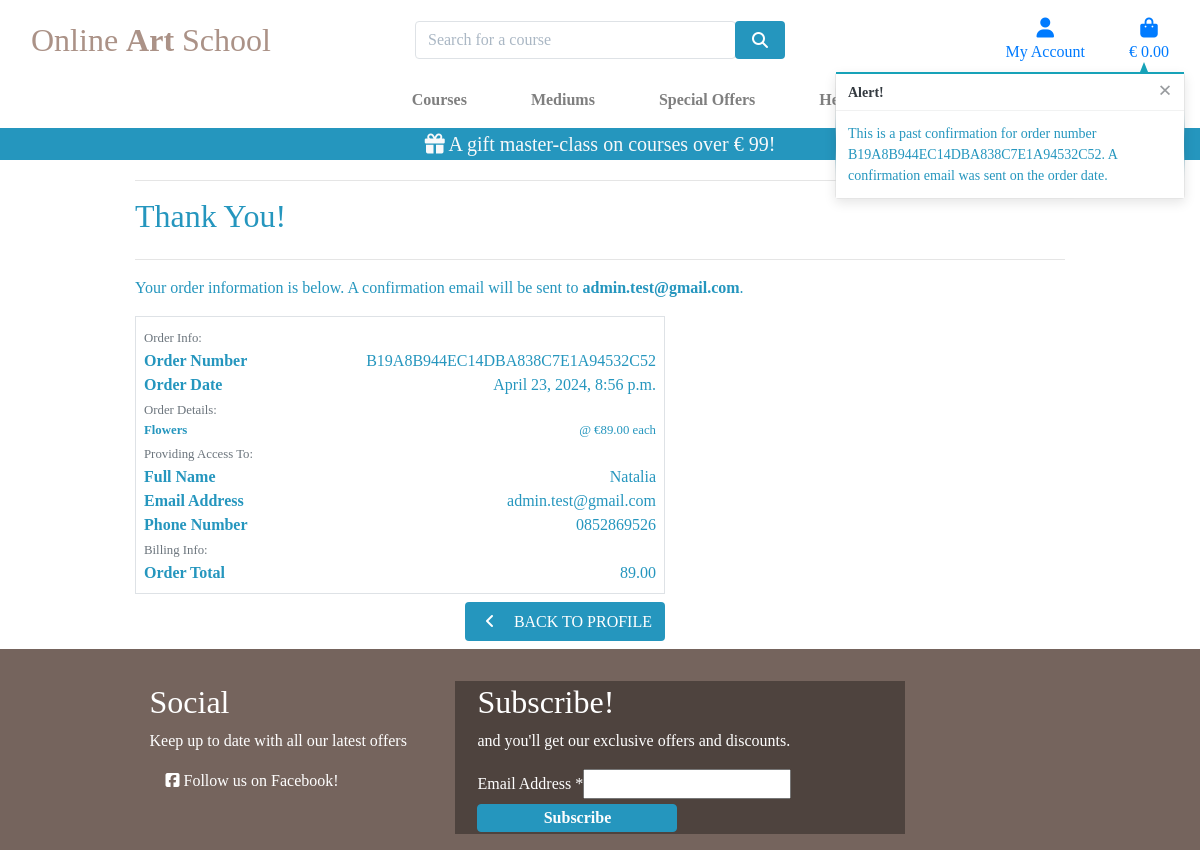
The page /profile/order_history/B19A8B944EC14DBA838C7E1A94532C52/ on the database its author committed.
### checkout/models.py (models this page shows, shortened)
class Order(models.Model):
    order_number = models.CharField(max_length=32, null=False, editable=False)
    user_profile = models.ForeignKey(UserProfile, on_delete=models.SET_NULL,
                                     null=True, blank=True, related_name='orders')
    full_name = models.CharField(max_length=50, null=False, blank=False)
    email = models.EmailField(max_length=254, null=False, blank=False)
    phone_number = models.CharField(max_length=20, null=False, blank=False)
    date = models.DateTimeField(auto_now_add=True)
    order_total = models.DecimalField(max_digits=10, decimal_places=2, null=False, default=0)
    original_bag = models.TextField(null=False, blank=False, default='')
    stripe_pid = models.CharField(max_length=254, null=False, blank=False, default='')

class OrderItem(models.Model):
    order = models.ForeignKey(Order, null=False, blank=False, on_delete=models.CASCADE, related_name='orderitems')
    course = models.ForeignKey(Course, null=False, blank=False, on_delete=models.CASCADE)
    orderitem_total = models.DecimalField(max_digits=6, decimal_places=2, null=False, blank=False, editable=False)

### courses/models.py (models this page shows, shortened)
class Course(models.Model):
    category = models.ForeignKey('Category', null=True, blank=True, on_delete=models.SET_NULL)
    sku = models.CharField(max_length=254, null=True, blank=True)
    name = models.CharField(max_length=254)
    description = models.TextField()
    is_open = models.BooleanField(default=False, null=True, blank=True)
    price = models.DecimalField(max_digits=6, decimal_places=2)
    image_url = models.URLField(max_length=1024, null=True, blank=True)
    image = models.ImageField(null=True, blank=True)
    video_url = models.URLField(max_length=1024, null=True, blank=True)
    video = EmbedVideoField(null=True, blank=True)

### profiles/views.py (the view)
# urls.py: path('order_history/<order_number>/', views.order_history, name='order_history'),
def order_history(request, order_number):
    order = get_object_or_404(Order, order_number=order_number)
    messages.info(request, (
        f'This is a past confirmation for order number {order_number}. '
        'A confirmation email was sent on the order date.'
    ))
    template = 'checkout/checkout_done.html'
    context = {
        'order': order,
        'from_profile': True,
    }
    return render(request, template, context)

### bag/contexts.py (called while the page is built, shortened)
def bag_contents(request):
    bag_items = []
    total = 0
    course_count = 0
    free_mc = False
    bag = request.session.get('bag', {})
    if total < settings.FREE_MC_THRESHOLD:
        free_mc_delta = settings.FREE_MC_THRESHOLD - total
    else:
        free_mc = get_object_or_404(Course, pk=1)
        free_mc.price = 0
        free_mc_delta = 0
    context = {
        'bag_items': bag_items,
        'total': total,
        'course_count': course_count,
        'free_mc_threshold': settings.FREE_MC_THRESHOLD,
        'free_mc_delta': free_mc_delta,
        'free_mc': free_mc,
    }
    return context

### checkout/templates/checkout/checkout_done.html (shortened to what this page needs)
{% extends "base.html" %}
{% load static %}
{% block extra_css %}
    <link rel="stylesheet" href="{% static 'checkout/css/checkout.css' %}">
{% endblock %}
{% block page_header %}
    <div class="container header-container">
    </div>
{% endblock %}
{% block content %}
    <div class="overlay"></div>
    <div class="container">
        <div class="row">
            <div class="col">
                <hr>
                <h2 class="logo-font mb-4">Thank You!</h2>
                <hr>
                <p class="">Your order information is below.
                    A confirmation email will be sent to <strong>{{ order.email }}</strong>.
                </p>
            </div>
        </div>
        <div class="row">
            <div class="col-12 col-lg-7">
                <div class="order-confirmation-wrapper p-2 border">
                    <div class="row">
                        <div class="col">
                            <small class="text-muted">Order Info:</small>
                        </div>
                    </div>
                    <div class="row">
                        <div class="col-12 col-md-4">
                            <p class="mb-0 font-weight-bold">Order Number</p>
                        </div>
                        <div class="col-12 col-md-8 text-md-right">
                            <p class="mb-0">{{ order.order_number }}</p>
                        </div>
                    </div>
                    <div class="row">
                        <div class="col-12 col-md-4">
                            <p class="mb-0 font-weight-bold">Order Date</p>
                        </div>
                        <div class="col-12 col-md-8 text-md-right">
                            <p class="mb-0">{{ order.date }}</p>
                        </div>
                    </div>
                    <div class="row">
                        <div class="col">
                            <small class="text-muted">Order Details:</small>
                        </div>
                    </div>
                    {% for item in order.orderitems.all %}
                    <div class="row">
                        <div class="col-12 col-md-4">
                            <p class="small mb-0 font-weight-bold">
                                {{ item.course.name }}
                            </p>
                        </div>
                        <div class="col-12 col-md-8 text-md-right">
                            <p class="small mb-0">{{ item.quantity }} @ €{{ item.course.price }} each</p>
                        </div>
                    </div>
                    {% endfor %}
                    <div class="row">
                        <div class="col">
                            <small class="text-muted">Providing Access To:</small>
                        </div>
                    </div>
                    <div class="row">
                        <div class="col-12 col-md-4">
                            <p class="mb-0 font-weight-bold">Full Name</p>
                        </div>
                        <div class="col-12 col-md-8 text-md-right">
                            <p class="mb-0">{{ order.full_name }}</p>
                        </div>
                    </div>
                    <div class="row">
                        <div class="col-12 col-md-4">
                            <p class="mb-0 font-weight-bold">Email Address</p>
                        </div>
                        <div class="col-12 col-md-8 text-md-right">
                            <p class="mb-0">{{ order.email }}</p>
                        </div>
                    </div>
                    <div class="row">
                        <div class="col-12 col-md-4">
                            <p class="mb-0 font-weight-bold">Phone Number</p>
                        </div>
                        <div class="col-12 col-md-8 text-md-right">
                            <p class="mb-0">{{ order.phone_number }}</p>
                        </div>
                    </div>
                    <div class="row">
                        <div class="col">
                            <small class="text-muted">Billing Info:</small>
                        </div>
                    </div>
                    <div class="row">
                        <div class="col-12 col-md-4">
                            <p class="mb-0 font-weight-bold">Order Total</p>
                        </div>
                        <div class="col-12 col-md-8 text-md-right">
                            <p class="mb-0">{{ order.order_total }}</p>
                        </div>
                    </div>
                </div>
            </div>
        </div>
        <div class="row">
			<div class="col-12 col-lg-7 text-right">
                {% if from_profile %}
                <a href="{% url 'profile' %}" class="btn btn-blue rounded my-2">
                    <span class="icon mr-2">
                        <i class="fas fa-angle-left"></i>
                    </span>
                    <span class="text-uppercase">Back to Profile</span>
                </a>
                {% endif %}
			</div>
		</div>
    </div>
{% endblock %}

### static/css/base.css (style rules this page uses)
html { height: 100%; }
body { background: url('/media/elena-mozhvilo-xw8DfYBaNbQ-unsplash.jpg') no-repeat center center fixed; background-size: cover; height: calc(100vh - 164px); color: #2596be; font-family: 'Georgia'; }
.icon { align-items: center; display: inline-flex; justify-content: center; height: 1.5rem; width: 1.5rem; }
.btn-blue { background: #2596be !important; color: white !important; }
.overlay { height: 100%; width: 100%; top: 0; left: 0; position: fixed; background: white; z-index: -1; }
@media (min-width: 1200px) { .container { max-width: 80%; } }
@media (min-width: 992px) { .header-container { padding-top: 164px; } }

### rows shown on the page
Order: email "admin.test@gmail.com", order_number "B19A8B944EC14DBA838C7E1A94532C52", date "April 23, 2024, 8:56 p.m.", full_name "Natalia", phone_number "0852869526", order_total "89.00"
OrderItem: course.name "Flowers", course.price "89.00"

### other values the page prints
{{ free_mc_threshold }} "99"
{{ message }} "This is a past confirmation for order number B19A8B944EC14DBA838C7E1A94532C52. A confirmation email was sent on the order date."
